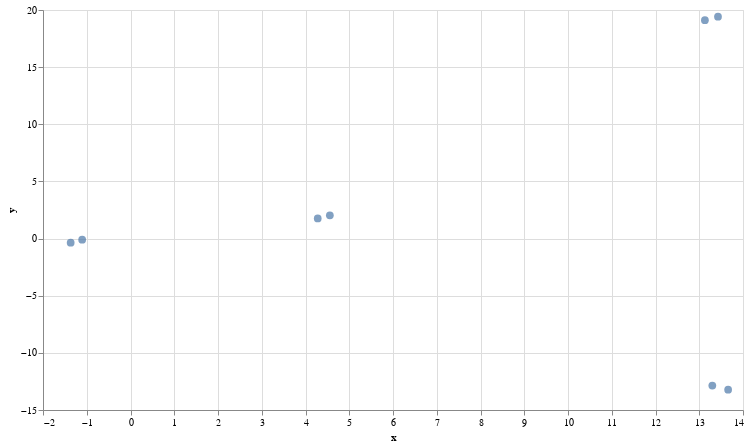

This figure's notebook cell:
### Code cell
chart.interactive()

### Figure 1 — Vega-Lite specification as saved in the notebook (floating-point values rounded to 4 significant figures)
{"config": {"view": {"continuousWidth": 300, "continuousHeight": 300}}, "data": {"name": "data-aac8f6bc5097369b454fd417f2145af8"}, "mark": {"type": "circle", "size": 60}, "encoding": {"tooltip": [{"field": "text", "type": "nominal"}], "x": {"field": "x", "scale": {"zero": false}, "type": "quantitative"}, "y": {"field": "y", "scale": {"zero": false}, "type": "quantitative"}}, "height": 400, "params": [{"name": "param_1", "select": {"type": "interval", "encodings": ["x", "y"]}, "bind": "scales"}], "width": 700, "$schema": "https://vega.github.io/schema/vega-lite/v5.8.0.json", "datasets": {"data-aac8f6bc5097369b454fd417f2145af8": [{"text": "Where is the world cup?", "x": 4.279, "y": 1.757}, {"text": "The world cup is in Qatar", "x": 4.557, "y": 2.034}, {"text": "What color is the sky?", "x": 13.13, "y": 19.11}, {"text": "The sky is blue", "x": 13.43, "y": 19.41}, {"text": "Where does the bear live?", "x": -1.367, "y": -0.3584}, {"text": "The bear lives in the the woods", "x": -1.105, "y": -0.09528}, {"text": "What is an apple?", "x": 13.3, "y": -12.86}, {"text": "An apple is a fruit", "x": 13.66, "y": -13.22}]}}
